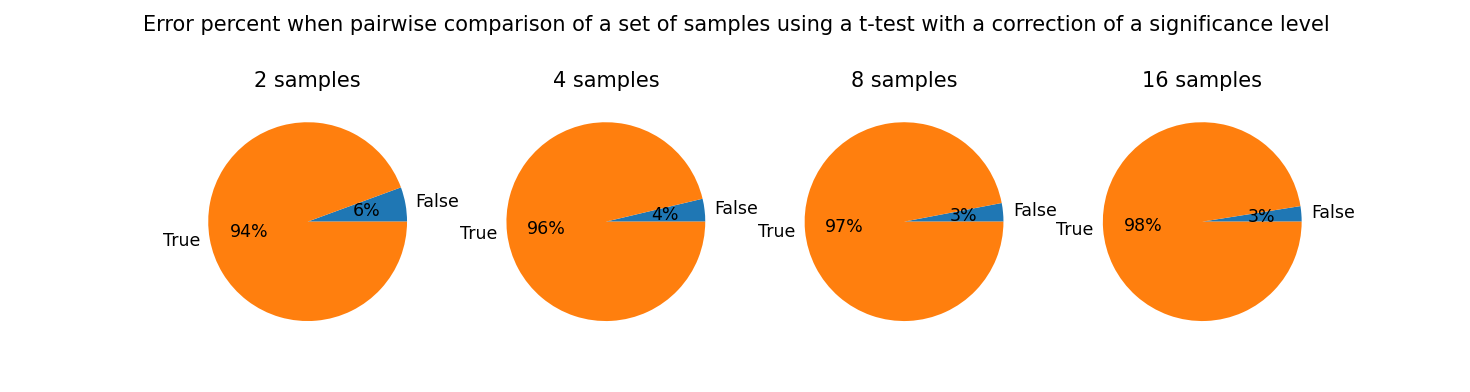

Write the Python code that produced this figure.
import numpy as np
from numpy import random
import matplotlib.pyplot as plt
from scipy.stats import t


def pair_t(samples, alpha):
    # Pair t-test, if samples are equal, returns True
    n_samples = samples.shape[0]
    n_combinations = n_samples * (n_samples - 1) // 2
    result = np.zeros(n_combinations, dtype=bool)
    k = 0
    for i in range(n_samples):
        for j in range(i + 1, n_samples):
            N = samples[i].size
            std_err = np.sqrt((samples[i].std() ** 2) / N + (samples[j].std() ** 2) / N)
            t_value = (samples[i].mean() + samples[j].mean()) / std_err
            p = t.sf(t_value, N - 2)
            result[k] = p >= alpha
            k += 1
    return np.all(result)


def pair_t_test(repeat, n_samples, sample_size, ax, alpha=0.05):
    """
    The function shows how many False results we will have,
    when pairwise comparison of a set of samples using a t-test
    """
    result = np.zeros(repeat, dtype=bool)
    for i in range(repeat):
        samples = random.randn(n_samples, sample_size)
        result[i] = pair_t(samples, alpha)

    unique, counts = np.unique(result, return_counts=True)
    percentage = counts / result.size
    ax.pie(percentage, normalize=False, labels=unique, autopct='%.0f%%')


fig, axs = plt.subplots(ncols=4, figsize=(20, 4))
n_samples = [2, 4, 8, 16]
fig.suptitle('Error percent when pairwise comparison of a set of samples using a t-test '
             'with a correction of a significance level')

for n, ax in zip(n_samples, axs):
    alpha = 0.05/((n*(n-1))/2)
    pair_t_test(1000, n, 100, ax, alpha)
    ax.set_title(f'{n} samples')

plt.show()
